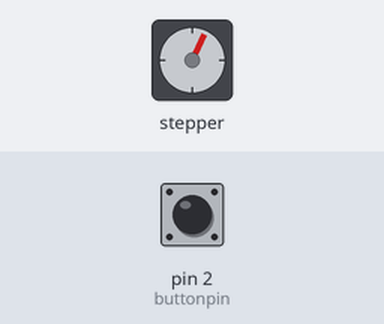
Simulated run of this sketch. Board: Arduino Uno, built with avr-gcc and run on an emulated ATmega328P. On the bench: stepper motor. The test bench sets the inputs (shaded band); at power-on: pin 2 (buttonpin) HIGH. Stepper angles assume 2048 steps per turn.

Above: at 1.2 s.
1.3 s: pin 2 (buttonpin) pulled LOW for 0.15 s
At 1.95 s:
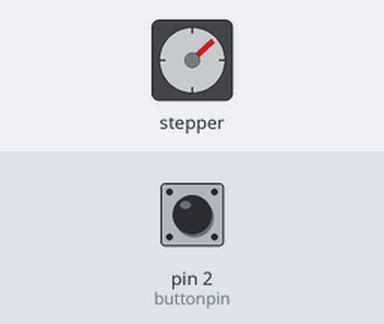
4.3 s: pin 2 (buttonpin) pulled LOW for 1 s
At 4.3 s:
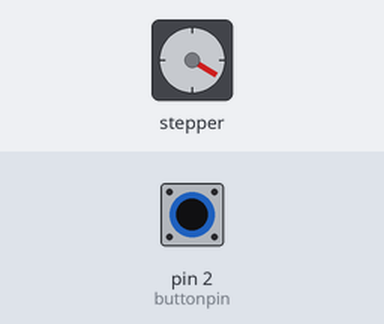
8.3 s: pin 2 (buttonpin) pulled LOW for 0.15 s
At 9.66 s:
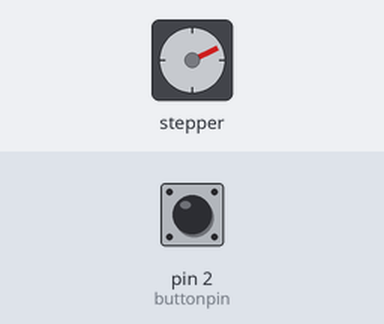
11.4 s: pin 2 (buttonpin) pulsed LOW 2 times (0.12 s each, 0.3 s apart)
At 12.17 s:
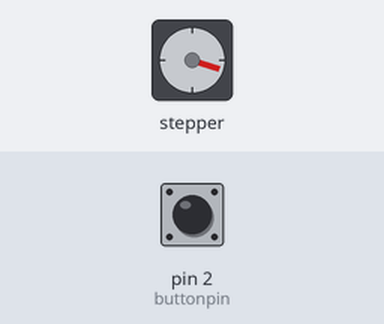
15.0 s: pin 2 (buttonpin) pulled LOW for 0.15 s
18.1 s: pin 2 (buttonpin) pulsed LOW 5 times (0.12 s each, 0.3 s apart)
Timing chart, 0 to 25.6 s (numbered marks = the images above; inputs shaded):
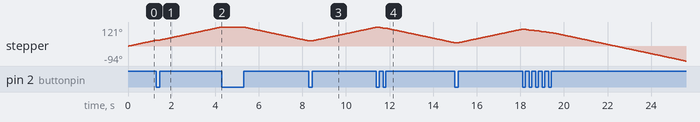

The sketch:

buttonstepper.ino
```cpp
#include<Stepper.h>
int stepsPerRevolution=2048;
int motSpeed=5;
int dt=500;

int buttonpin=2;
int dir=1;
int buttonvalnew;
int buttonvalold=1;
Stepper mystepper(stepsPerRevolution, 8,9,10,11);
void setup() {
  // put your setup code here, to run once:
Serial.begin(9600);
mystepper.setSpeed(motSpeed);
pinMode(buttonpin,INPUT);
digitalWrite(buttonpin,HIGH);
}

void loop() {
  // put your main code here, to run repeatedly:


buttonvalnew=digitalRead(buttonpin);
if(buttonvalold==1&&buttonvalnew==0){
  dir=dir*(-1);
}
mystepper.step(dir*1);
buttonvalnew=buttonvalold;
}
```
